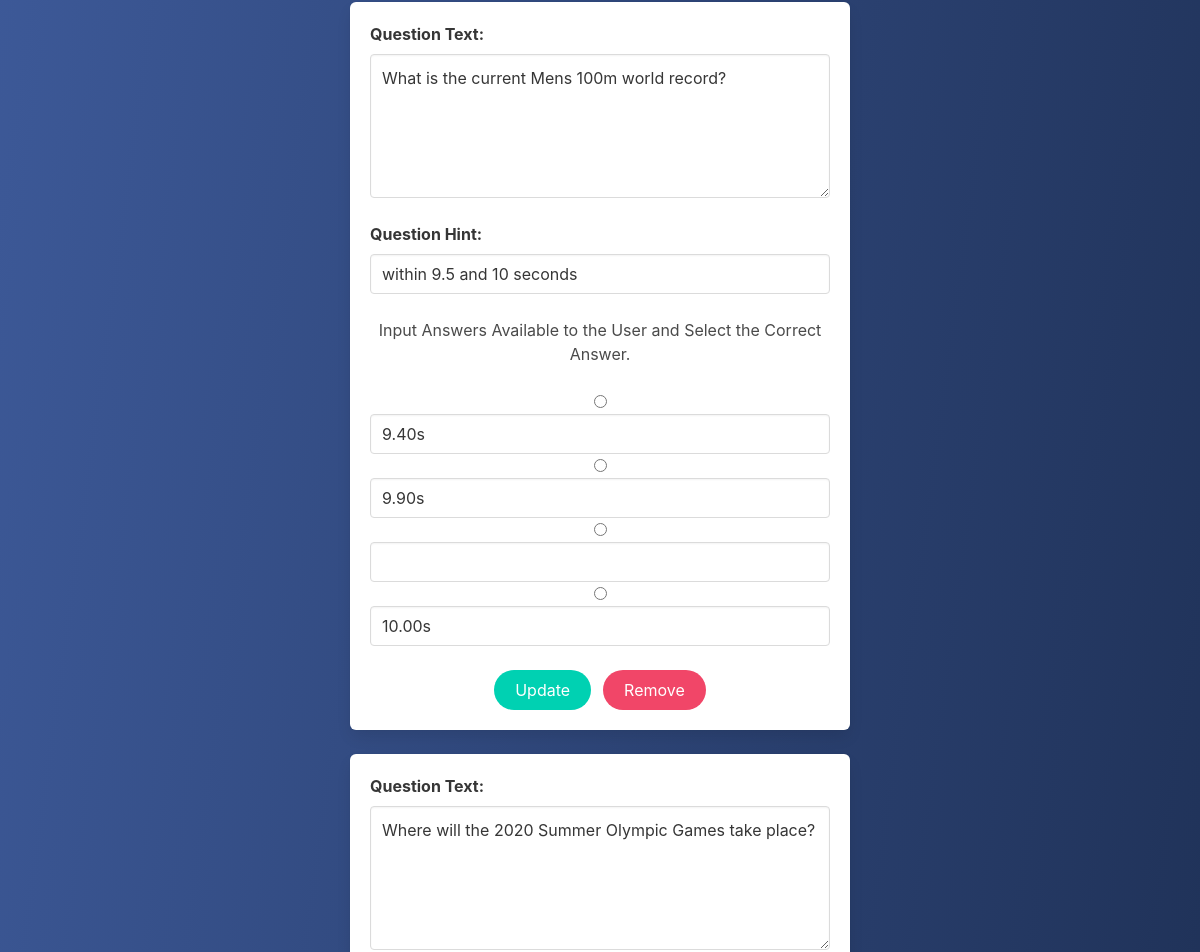
Page /quizmania/editCategory.php?category=1 (signed in, middle part) on the earlier database version.
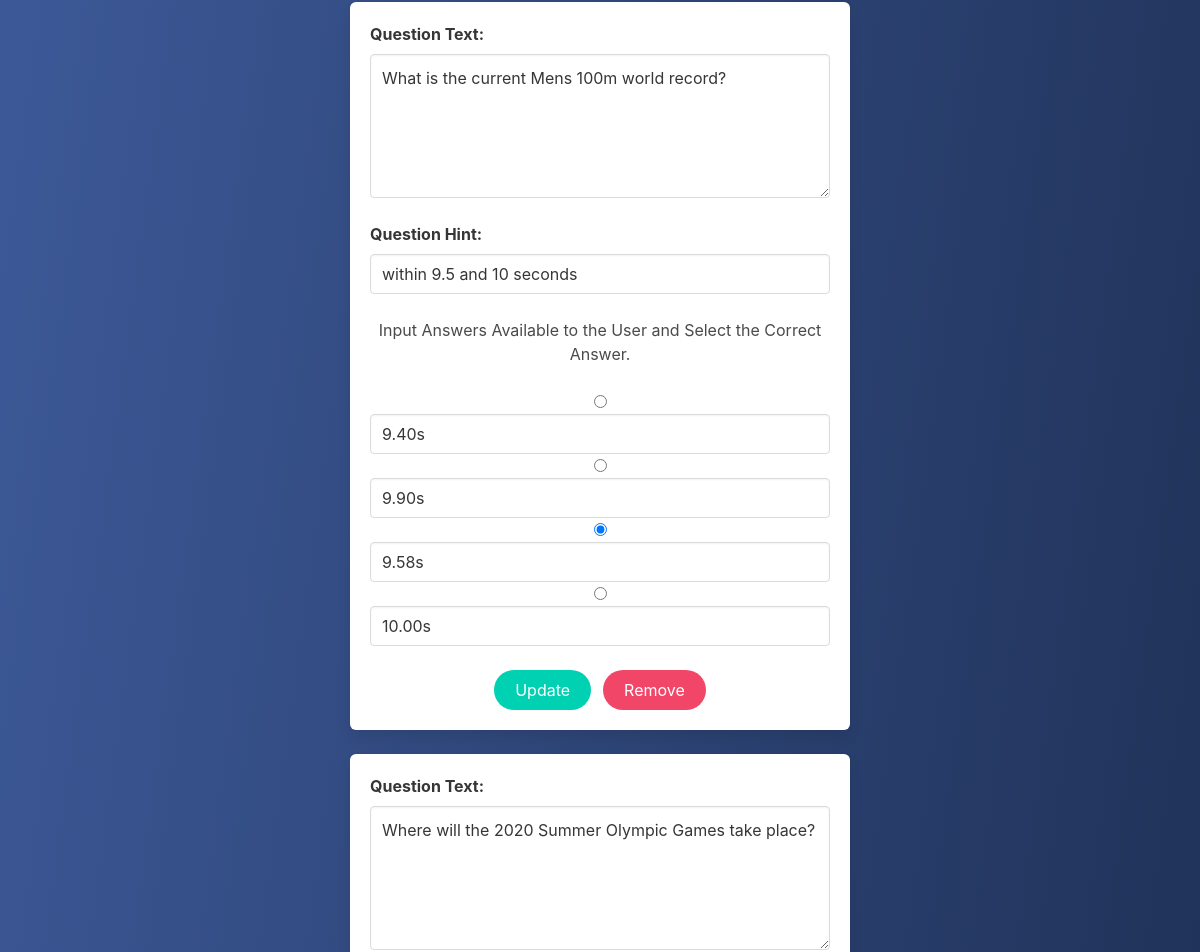
Same page on the later database version.
### tables this page shows
CREATE TABLE `options` (
  `optionID` int(3) NOT NULL,
  `questionID` int(3) NOT NULL,
  `option_one` varchar(50) NOT NULL,
  `option_two` varchar(50) NOT NULL,
  `option_three` varchar(50) NOT NULL,
  `option_four` varchar(50) NOT NULL,
  `correct_option` varchar(50) NOT NULL
);

CREATE TABLE `questions` (
  `questionID` int(3) NOT NULL,
  `categoryID` int(3) NOT NULL,
  `questionOutput` longtext NOT NULL,
  `questionHint` varchar(150) NOT NULL
);

### quizmania/editCategory.php (the view, shortened to what this page needs)
<!DOCTYPE html>
<html>
<head>
    <link rel="stylesheet" type="text/css" href="newStyle.css">
    <link rel="stylesheet" href="https://cdnjs.cloudflare.com/ajax/libs/bulma/0.6.2/css/bulma.min.css">
</head>
<body>
<section class="hero is-fullheight gradient-background">
<?php
	include_once 'includes/dbh.inc.php';
?>
<?php
if($_GET){
  $cID = $_GET['category'];
}
else{
  $cID = mysqli_real_escape_string($conn, $_POST['categorySelect']);
}
    echo '<br/><br/><br/>
        <div class="container">
        <p class="title is-size-2 has-text-white has-text-centered">Edit Category</p>';
			echo'	</div></div></br>';
  $sql = "SELECT questions.questionID, questionOutput, questionHint, options.optionID, options.option_one, options.option_two, options.option_three, options.option_four, options.correct_option
          FROM `questions`
          Inner JOIN options
          ON questions.questionID=options.questionID
          WHERE categoryID = '$cID';";
  $query = mysqli_query($conn, $sql);
  while($array[] = $query-> fetch_object());
  array_pop($array);
  foreach($array as $questionOptionFull) :
    echo '<form class="control has-text-centered" action="includes/updateCategory.inc.php" method="POST">';
    echo '<div class="box at-center limit-width">';
		echo '<label class="label has-text-left" for="qText"><b>Question Text: </b></label>';
    echo '<textarea class="textarea" name="qText" rows="5" cols="40" required>' . $questionOptionFull->questionOutput . '</textarea> </br>';
    echo '<label class="label has-text-left" for="qHint"><b>Question Hint: </b></label>';
    echo '<input class="input input-width" type="text" name="qHint" value="' . $questionOptionFull->questionHint . '"></br>';
    echo '</br><p>Input Answers Available to the User and Select the Correct Answer.</p></br>';
    echo '<input type="radio" name="correctAnswer" value="1" '  . (($questionOptionFull->correct_option == $questionOptionFull->option_one)?'checked' : "") . '><input class="input input-width" type="text" name="InputAnsOne" value="' . $questionOptionFull->option_one . '" required></br>';
		echo '<input type="radio" name="correctAnswer" value="2" '  . (($questionOptionFull->correct_option == $questionOptionFull->option_two)?'checked' : "") . '><input class="input input-width" type="text" name="InputAnsTwo" value="' . $questionOptionFull->option_two . '" required></br>';
    echo '<input type="radio" name="correctAnswer" value="3" '  . (($questionOptionFull->correct_option == $questionOptionFull->option_three)?'checked' : "") . '><input class="input input-width" type="text" name="InputAnsThree" value="' . $questionOptionFull->option_three . '" required></br>';
		echo '<input type="radio" name="correctAnswer" value="4" '  . (($questionOptionFull->correct_option == $questionOptionFull->option_four)?'checked' : "") . '><input class="input input-width" type="text" name="InputAnsFour" value="' . $questionOptionFull->option_four . '" required></br>';
    echo '<br/><div class="field is-grouped is-grouped-centered"><p class="control">';
    echo '<button class="button is-rounded is-primary" type="submit" name="update">Update</button></p>';
    echo '<p class"control"><button class="button is-rounded is-danger" type="submit" name="remove">Remove</button></p></div>';
    echo '</div>';
    echo '</form><br/>';
   endforeach;
?>
</section>
</body>

Differences in the rows shown:
changed options "What is the current Mens 100m world record?": option_three "☐" → "☑"; InputAnsThree (not shown) → "9.58s"
